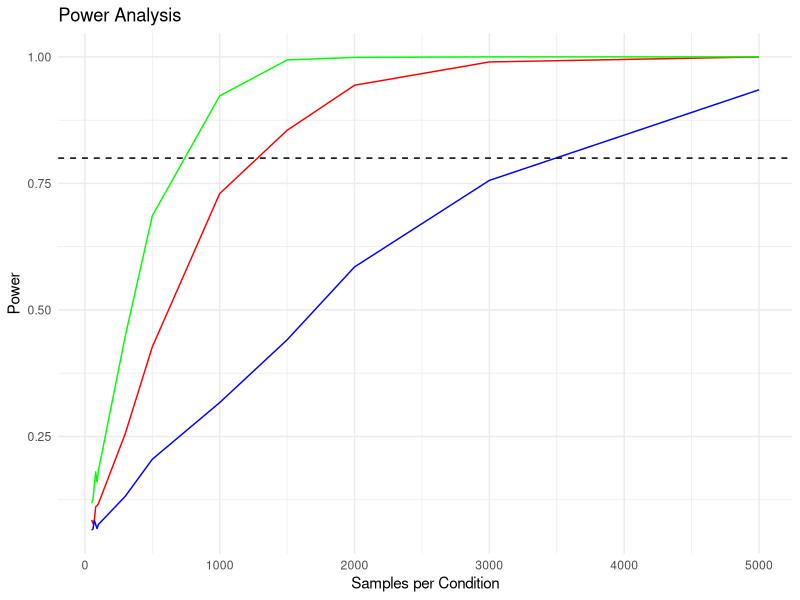

Recreate this plot in R.
## ---- chunk 1
library(data.table)

knitr::opts_chunk$set(dpi = 300)

set.seed(3)

## ---- chunk 2

power_test_t <- function(
  mean_control = 10, 
  mean_treat = 11, 
  sd_control = 3, 
  sd_treat = 3.5,
  number_per_condition = 40, 
  power_loops = 100, 
  ri_loops = 100, 
  verbose = TRUE) { 

    p_values <- NA   
    ri <- NA 
    d <- data.table()
  
    d[ , condition := rep(c('control', 'treatment'), each = number_per_condition)]  
  
    for(power_loop in 1:power_loops) { 
      if(verbose == TRUE) {
        if(power_loop %% 10 == 0) {
          cat(sprintf('Loop Number: %.0f\n', power_loop))
        }
      } 
      
      # d[condition == 'control',   Y := rnorm(.N, mean = mean_control, sd = sd_control)]
      # d[condition == 'treatment', Y := rnorm(.N, mean = mean_treat, sd = sd_treat)]
      # 
      # ate <- d[ , mean(Y), keyby = condition][ , diff(V1)]
      # 
      # for(ri_loop in 1:ri_loops) { 
      #   ri[ri_loop] <- d[ , mean(Y), keyby = sample(condition)][ , diff(V1)]
      #   }
      # 
      # p_values[power_loop] <- mean(abs(ri) > abs(ate))
      
      p_values[power_loop] <- t.test(
        x = rbinom(number_per_condition, size = 1, prob = mean_control),
        y = rbinom(number_per_condition, size = 1, prob = mean_treat)
      )$p.value
    }
      
    return(list(
      'p_values' = p_values, 
      'power' = mean(p_values < 0.05)
      ))
}
## ---- chunk 3

samples_per_condition <- c(50, 60, 70, 80, 90, 100, 300, 500, 1000, 1500, 2000, 3000, 5000)

size_power <- NA 
effect_power_high <- NA 
effect_power_low <- NA 

se = 0.112
std = se * sqrt(1926)
std_con = std
std_tre = std * 1.1

total_percent = 0.25
control = 0.25   
treat = 0.30

treat_2 = 0.32
treat_3 = 0.28

for(i in 1:length(samples_per_condition)) { 
  size_power[i] <- power_test_t(
    mean_control = control, mean_treat = treat,
    power_loops = 1000, verbose = FALSE,
    number_per_condition = samples_per_condition[i]
    )$power
}

for(i in 1:length(samples_per_condition)) { 
  effect_power_high[i] <- power_test_t(
    mean_control = control, mean_treat = treat_2,
    power_loops = 1000, verbose = FALSE,
    number_per_condition = samples_per_condition[i]
    )$power
}

for(i in 1:length(samples_per_condition)) { 
  effect_power_low[i] <- power_test_t(
    mean_control = control, mean_treat = treat_3,
    power_loops = 1000, verbose = FALSE,
    number_per_condition = samples_per_condition[i]
    )$power
}

## ---- chunk 4
require(ggplot2)
df <- data.frame(samples_per_condition, size_power, effect_power_high, effect_power_low)


## ---- chunk 5
ggplot(df, aes(samples_per_condition)) +                    
  geom_line(aes(y=size_power), colour="red") +  
  geom_line(aes(y=effect_power_high), colour="green") +
  geom_line(aes(y=effect_power_low), colour="blue") +
  labs(x = "Samples per Condition", y = "Power", title = "Power Analysis") +
  geom_hline(yintercept = 0.8, linetype = "dashed", color = "black") +
  theme_minimal() +
  scale_colour_manual("", 
                      values = c("Size Power" = "red", 
                                 "Effect Power High" = "green", 
                                 "Effect Power Low" = "blue"))

